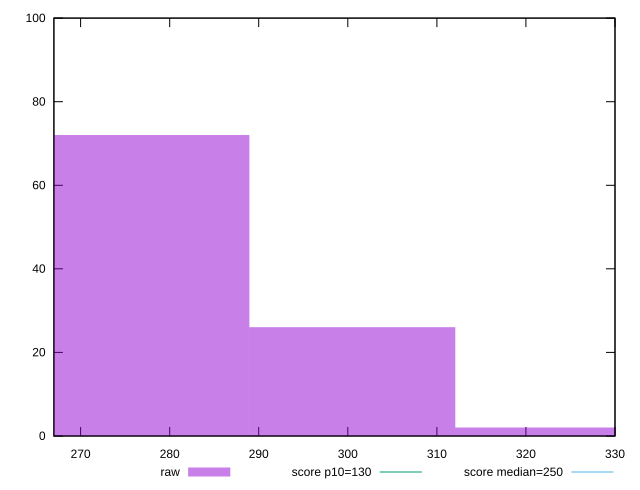

Reproduce this figure in gnuplot.
reset

$raw <<EOF
300.50001409581773 26
277.3846283961394 72
323.615399795496 2
EOF

set key outside below
set boxwidth 23.115385699678285
set xrange [267:329.9999999999982]
set yrange [0:100]
set style fill transparent solid 0.5 noborder

set parametric
set terminal svg size 640, 490 enhanced background rgb 'white'
set output "report_00007_2020-12-11T15:55:29.892Z/max-potential-fid/samples/pages+cached+nointeractive/raw/histogram.svg"

plot $raw title "raw" with boxes, \
     130,t title "score p10=130", \
     250,t title "score median=250"

reset
